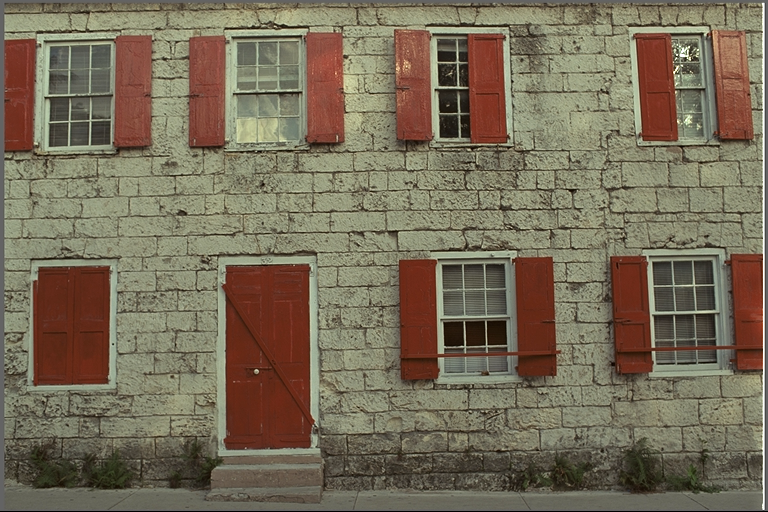
#> input picture TP2/data/kodim01.png, 768 x 512 px, given in place of kodim23.png, which was not available
$ python Question3.py
#> lines starting #> are read from the running program, lines starting #| are printed output that depends on the picture; pictures that were not available may be replaced by others from this repository, and a replacement may not be noted
import os
import glob
import numpy as np
import matplotlib.pyplot as plt
from skimage import io, img_as_float, img_as_ubyte
from skimage.metrics import peak_signal_noise_ratio, structural_similarity


def rgb_to_yuv(image_rgb):

    transform_matrix = np.array([[0.299,     0.587,     0.114],
                                 [-0.14713,  -0.28886,   0.436],
                                 [0.615,     -0.51499,  -0.10001]])
    shape = image_rgb.shape
    flat_rgb = image_rgb.reshape(-1, 3)
    flat_yuv = flat_rgb @ transform_matrix.T
    image_yuv = flat_yuv.reshape(shape)
    return image_yuv

def yuv_to_rgb(image_yuv):

    inv_matrix = np.array([[ 1.0,  0.0,       1.13983 ],
                           [ 1.0, -0.39465,  -0.58060 ],
                           [ 1.0,  2.03211,   0.0      ]])
    shape = image_yuv.shape
    flat_yuv = image_yuv.reshape(-1, 3)
    flat_rgb = flat_yuv @ inv_matrix.T
    image_rgb = flat_rgb.reshape(shape)
    return image_rgb

def compute_kl_transform_basis(image):

    H, W, C = image.shape
    flat_data = image.reshape(-1, C)
    mean_vec = np.mean(flat_data, axis=0)
    centered_data = flat_data - mean_vec
    cov_matrix = np.cov(centered_data, rowvar=False)
    eigen_values, eigen_vectors = np.linalg.eigh(cov_matrix)
    idx = np.argsort(eigen_values)[::-1]
    eigen_values = eigen_values[idx]
    eigen_vectors = eigen_vectors[:, idx]
    kl_basis = eigen_vectors
    return mean_vec, kl_basis

def apply_kl_transform(image, mean_vec, kl_basis):

    H, W, C = image.shape
    flat_data = image.reshape(-1, C)
    centered_data = flat_data - mean_vec
    transformed_data = centered_data @ kl_basis
    return transformed_data.reshape(H, W, C)

def apply_inverse_kl_transform(transformed_image, mean_vec, kl_basis):

    H, W, C = transformed_image.shape
    flat_data = transformed_image.reshape(-1, C)
    original_data = flat_data @ kl_basis.T + mean_vec
    return original_data.reshape(H, W, C)

def quantize_image(image, bits_per_channel):

    quantized = np.zeros_like(image)
    C = image.shape[-1]

    for c in range(C):
        nb_bits = bits_per_channel[c]
        if nb_bits <= 0:
            quantized[..., c] = 0
            continue

        channel_data = image[..., c]
        c_min, c_max = channel_data.min(), channel_data.max()
        if np.isclose(c_min, c_max):
            quantized[..., c] = channel_data
            continue

        levels = 2 ** nb_bits - 1
        norm_data = (channel_data - c_min) / (c_max - c_min)
        q_data = np.round(norm_data * levels)
        quant_channel = (q_data / levels) * (c_max - c_min) + c_min
        quantized[..., c] = quant_channel

    return quantized

def compute_psnr(original, reconstructed):

    return peak_signal_noise_ratio(original, reconstructed, data_range=original.max() - original.min())

def compute_ssim(original, reconstructed, win_size=7):

    H, W = original.shape[:2]
    adapted_win_size = min(win_size, H, W)
    if adapted_win_size % 2 == 0:
        adapted_win_size -= 1
    return structural_similarity(
        original,
        reconstructed,
        data_range=original.max() - original.min(),
        channel_axis=-1,
        win_size=adapted_win_size
    )

def compute_compression(original_bits_per_pixel, quant_bits_per_channel, image_shape):

    H, W = image_shape
    total_pixels = H * W
    original_size_bits = total_pixels * original_bits_per_pixel
    new_bits_per_pixel = sum(quant_bits_per_channel)
    new_size_bits = total_pixels * new_bits_per_pixel
    if new_size_bits == 0:
        return 100.0
    ratio = original_size_bits / new_size_bits
    compression_pct = (1.0 - 1.0 / ratio) * 100.0
    return max(0.0, min(compression_pct, 100.0))


def main_modified():
    # Image cible i2
    i2_path = "data/kodim23.png"
    # Dossier contenant les images i1
    i1_folder = "data"

    # Choix de l'espace colorimétrique
    use_yuv = False
    # quantification
    bits_per_channel = [8, 2, 2]

    original_bits_per_pixel = 24

    i2_rgb = io.imread(i2_path)
#> i2_rgb is the input picture: shape (512, 768, 3); mean R, G, B 119.8, 108.7, 88.4
    H, W = i2_rgb.shape[:2]
#> H = 512; W = 768
    i2_rgb_float = img_as_float(i2_rgb).astype(np.float32)
    if use_yuv:
        i2_color = rgb_to_yuv(i2_rgb_float)
    else:
        i2_color = i2_rgb_float

    output_folder = "data_q3/kodim23"
    if not os.path.exists(output_folder):
        os.makedirs(output_folder)

    i1_paths = sorted(glob.glob(os.path.join(i1_folder, "*.png")))
    if not i1_paths:
        print(f"Aucune image trouvée dans le dossier {i1_folder}")
        return

    labels = []
    psnr_list = []
    ssim_list = []
    comp_list = []
    score_list = []

    # --- Traitement pour chaque image i1 ---
    for i1_path in i1_paths:

        label = os.path.splitext(os.path.basename(i1_path))[0]
        labels.append(label)

        # Lecture et conversion de i1
        i1_rgb = io.imread(i1_path)
        i1_rgb_float = img_as_float(i1_rgb).astype(np.float32)
        if use_yuv:
            i1_color = rgb_to_yuv(i1_rgb_float)
        else:
            i1_color = i1_rgb_float

        # Calcul de la base KL à partir de i1
        mean_vec, kl_basis = compute_kl_transform_basis(i1_color)
#> in compute_kl_transform_basis, `mean_vec = np.mean(flat_data, axis=0)`: mean_vec = [0.47, 0.427, 0.347]
#> in compute_kl_transform_basis, `cov_matrix = np.cov(centered_data, rowvar=False)`: cov_matrix = [[0.0183, 0.0205, 0.0179], [0.0205, 0.0308, 0.0274], [0.0179, 0.0274, 0.0247]]
#> in compute_kl_transform_basis, `eigen_values, eigen_vectors = np.linalg.eigh(cov_matrix)`: eigen_values = [0.000211, 0.00395, 0.0697]; eigen_vectors = [[0.0738, -0.881, -0.468], [-0.692, 0.293, -0.66], [0.718, 0.373, -0.588]]
#> in compute_kl_transform_basis, `idx = np.argsort(eigen_values)[::-1]`: idx = [2, 1, 0]
#> in compute_kl_transform_basis, `eigen_values = eigen_values[idx]`: eigen_values = [0.0697, 0.00395, 0.000211]
#> in compute_kl_transform_basis, `eigen_vectors = eigen_vectors[:, idx]`: eigen_vectors = [[-0.468, -0.881, 0.0738], [-0.66, 0.293, -0.692], [-0.588, 0.373, 0.718]]
#> in compute_kl_transform_basis, `kl_basis = eigen_vectors`: kl_basis has the same summary as eigen_vectors
#> mean_vec = [0.47, 0.427, 0.347]; kl_basis has the same summary as eigen_vectors in compute_kl_transform_basis

        # Application de la transformation KL sur i2
        i2_transformed = apply_kl_transform(i2_color, mean_vec, kl_basis)
#> in apply_kl_transform, `return transformed_data.reshape(H, W, C)`:
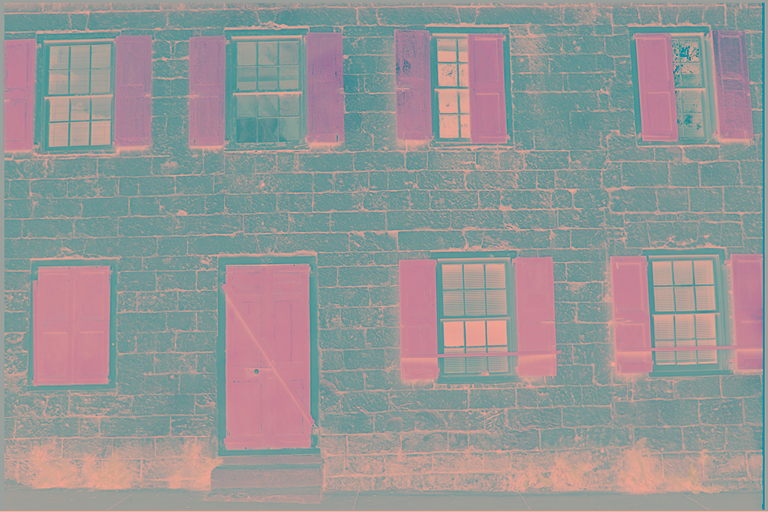
#> returned value: shape (512, 768, 3) float64; mean of channels 0, 1, 2 0.000441, -3.16e-05, -1.63e-05; drawn with min black and max white
        # Quantification
        i2_quantized = quantize_image(i2_transformed, bits_per_channel)
#> the loop in quantize_image, `for c in range(C):` made 3 passes
#> (c_min, c_max) on passes 1 to 3: (-1.01, 0.705), (-0.266, 0.16), (-0.0815, 0.111)
#> pass 1, in quantize_image, `channel_data = image[..., c]`:
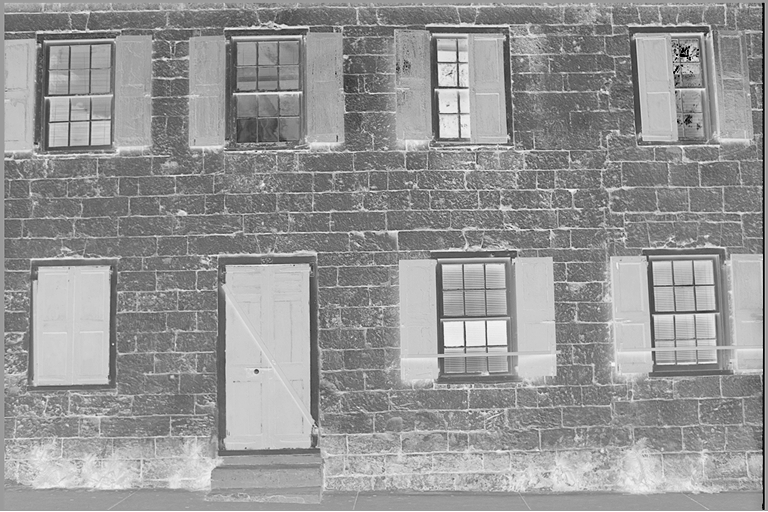
#> channel_data: shape (512, 768) float64; min -1.01, max 0.705, mean 0.000441; drawn with min black and max white
        # Reconstruction par transformation inverse KL
        i2_inv_kl = apply_inverse_kl_transform(i2_quantized, mean_vec, kl_basis)

        if use_yuv:
            i2_reconstructed = yuv_to_rgb(i2_inv_kl)
        else:
            i2_reconstructed = i2_inv_kl
        i2_reconstructed = np.clip(i2_reconstructed, 0.0, 1.0)

        rec_filename = f"image_rec_{label}_to_i2.png"
        output_path = os.path.join(output_folder, rec_filename)
        io.imsave(output_path, img_as_ubyte(i2_reconstructed))

        # --- Calcul des métriques ---
        psnr_val = compute_psnr(i2_rgb_float, i2_reconstructed)
#> psnr_val = 33.39
        ssim_val = compute_ssim(i2_rgb_float, i2_reconstructed, win_size=5)
#> ssim_val = 0.966
        comp_pct = compute_compression(original_bits_per_pixel, bits_per_channel, (H, W))
#> comp_pct = 50
        psnr_norm = min(1, max(0, (psnr_val - 20) / 40))
#> psnr_norm = 0.335
        score = (comp_pct / 100) * ((ssim_val**2 + psnr_norm**2) / 2)
#> score = 0.262

        psnr_list.append(psnr_val)
        ssim_list.append(ssim_val)
        comp_list.append(comp_pct)
        score_list.append(score)

        print(f"{label} -> PSNR: {psnr_val:.2f} dB, SSIM: {ssim_val:.4f}, Compression: {comp_pct:.2f} %, Score: {score:.4f}")
#| kodim01 -> PSNR: 33.39 dB, SSIM: 0.9665, Compression: 50.00 %, Score: 0.2615
#> pass 2 of the loop in main_modified, `for i1_path in i1_paths:`:
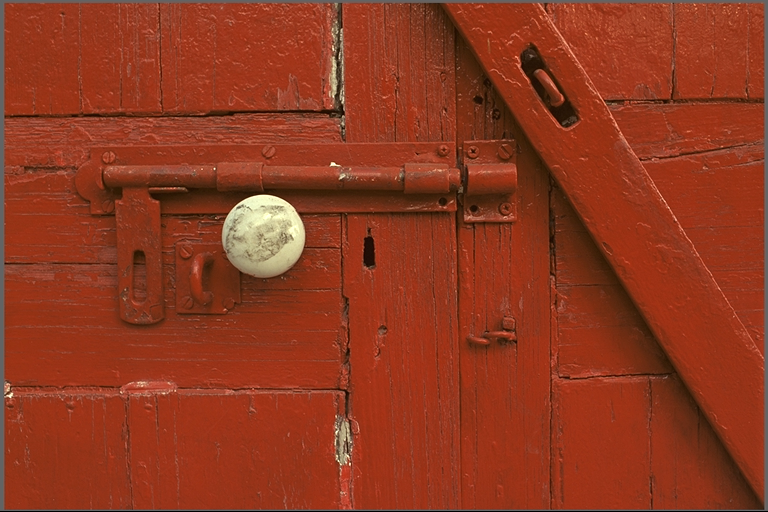
#> input picture TP2/data/kodim02.png, 768 x 512 px
#> in main_modified, i1_rgb is the input picture: shape (512, 768, 3); mean R, G, B 142.9, 56.4, 31.2
#> in main_modified, `mean_vec, kl_basis = compute_kl_transform_basis(i1_color)`: mean_vec = [0.56, 0.221, 0.122]; kl_basis = [[-0.65, -0.755, 0.0855], [-0.564, 0.404, -0.72], [-0.509, 0.516, 0.689]]
#> the loop in quantize_image (call 2), `for c in range(C):` made 3 passes
#> (c_min, c_max) on passes 1 to 3: (-1.17, 0.551), (-0.0241, 0.436), (-0.0782, 0.0816)
#> pass 1, in quantize_image (call 2), `channel_data = image[..., c]`:
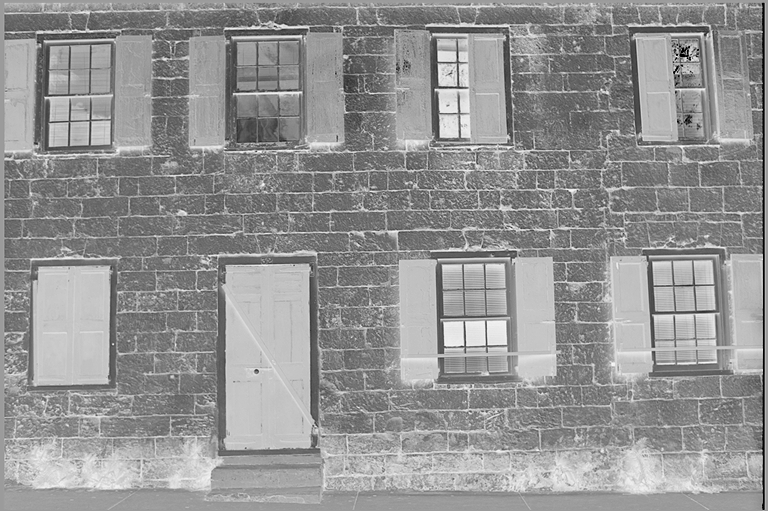
#> channel_data: shape (512, 768) float64; min -1.17, max 0.551, mean -0.171; drawn with min black and max white
#> in apply_inverse_kl_transform (call 2), `return original_data.reshape(H, W, C)`:
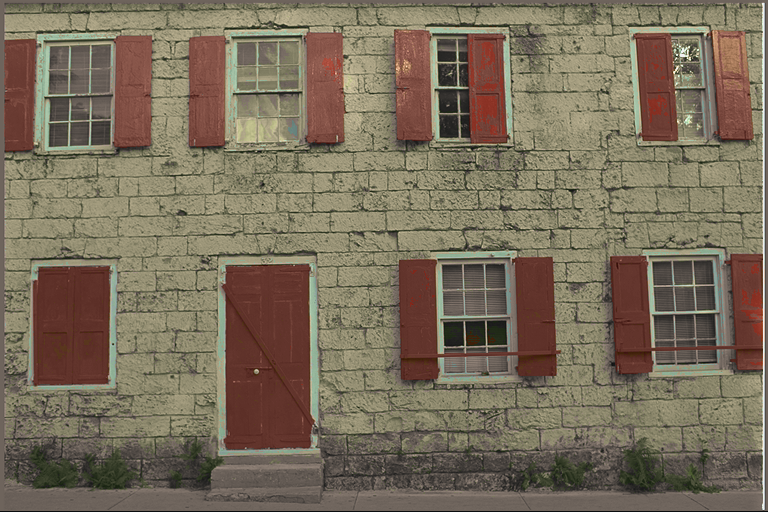
#> returned value: shape (512, 768, 3) float64; mean of channels 0, 1, 2 0.477, 0.423, 0.341; drawn with min black and max white
#> psnr_val = 32.87
#> ssim_val = 0.971
#> psnr_norm = 0.322
#| kodim02 -> PSNR: 32.87 dB, SSIM: 0.9711, Compression: 50.00 %, Score: 0.2616
#> pass 3 of the loop in main_modified, `for i1_path in i1_paths:`:
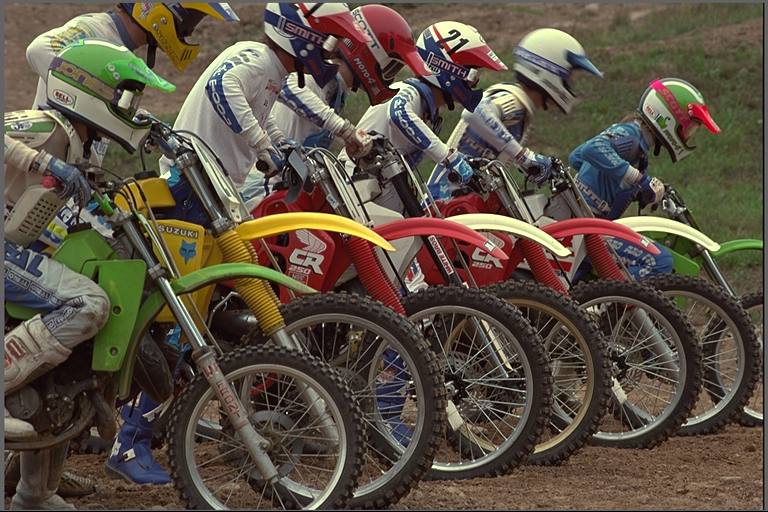
#> input picture TP2/data/kodim05.png, 768 x 512 px
#> in main_modified, i1_rgb is the input picture: shape (512, 768, 3); mean R, G, B 91.5, 81, 67.5
#> in main_modified, `mean_vec, kl_basis = compute_kl_transform_basis(i1_color)`: mean_vec = [0.359, 0.318, 0.265]; kl_basis = [[-0.579, -0.729, 0.365], [-0.625, 0.11, -0.773], [-0.523, 0.676, 0.519]]
#> the loop in quantize_image (call 3), `for c in range(C):` made 3 passes
#> (c_min, c_max) on passes 1 to 3: (-1.18, 0.546), (-0.292, 0.105), (-0.098, 0.106)
#> pass 1, in quantize_image (call 3), `channel_data = image[..., c]`:
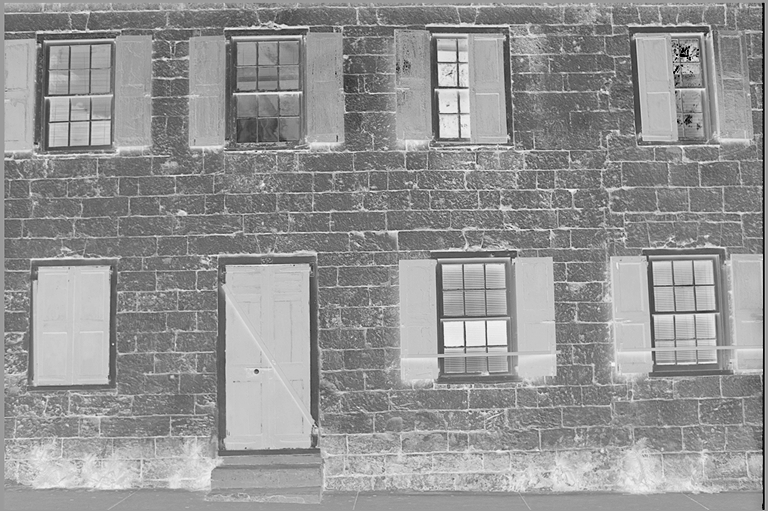
#> channel_data: shape (512, 768) float64; min -1.18, max 0.546, mean -0.174; drawn with min black and max white
#> in apply_inverse_kl_transform (call 3), `return original_data.reshape(H, W, C)`:
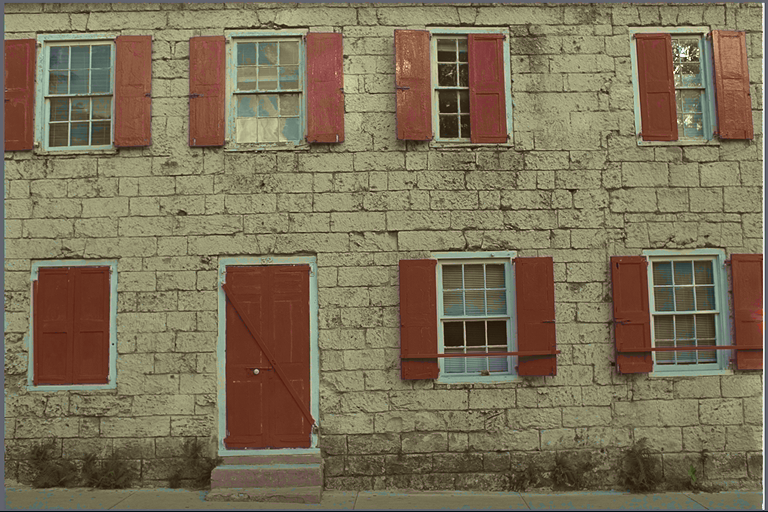
#> returned value: shape (512, 768, 3) float64; mean of channels 0, 1, 2 0.483, 0.433, 0.324; drawn with min black and max white
#> psnr_val = 31.77
#> ssim_val = 0.969
#> psnr_norm = 0.294
#> score = 0.256
#| kodim05 -> PSNR: 31.77 dB, SSIM: 0.9687, Compression: 50.00 %, Score: 0.2562
#> the loop made 4 passes; the first 3 are shown


    if use_yuv:
        colors = ["#006E12", "#15952A", "#4AC95F", "#88FD9C", "#C3FFCE"]
    else:
        colors = ["#6600DB", "#8921FF", "#A95CFF", "#CC9EFF", "#E0C4FF"]
#> colors = ['#6600DB', '#8921FF', '#A95CFF', '#CC9EFF', '#E0C4FF']
    if len(labels) > len(colors):
        colors = colors * ((len(labels) // len(colors)) + 1)


if __name__ == "__main__":
    main_modified()
